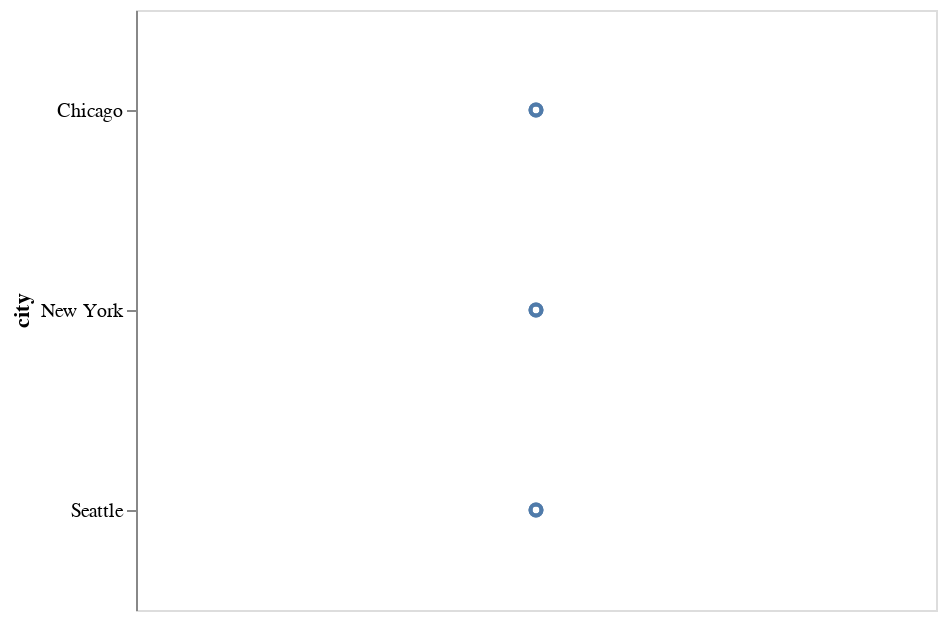

Notebook source saved alongside this figure:
### Code cell
alt.Chart(df).mark_point().encode(
  y='city',
)

### Figure 1 — Vega-Lite specification as saved in the notebook (floating-point values rounded to 4 significant figures)
{"$schema": "https://vega.github.io/schema/vega-lite/v3.4.0.json", "config": {"mark": {"tooltip": null}, "view": {"height": 300, "width": 400}}, "data": {"name": "data-fdfbb22e8e0e89f6556d8a3b434b0c97"}, "datasets": {"data-fdfbb22e8e0e89f6556d8a3b434b0c97": [{"city": "Seattle", "month": "Apr", "precip": 2.68}, {"city": "Seattle", "month": "Aug", "precip": 0.87}, {"city": "Seattle", "month": "Dec", "precip": 5.31}, {"city": "New York", "month": "Apr", "precip": 3.94}, {"city": "New York", "month": "Aug", "precip": 4.13}, {"city": "New York", "month": "Dec", "precip": 3.58}, {"city": "Chicago", "month": "Apr", "precip": 3.62}, {"city": "Chicago", "month": "Aug", "precip": 3.98}, {"city": "Chicago", "month": "Dec", "precip": 2.56}]}, "encoding": {"y": {"field": "city", "type": "nominal"}}, "mark": "point"}
